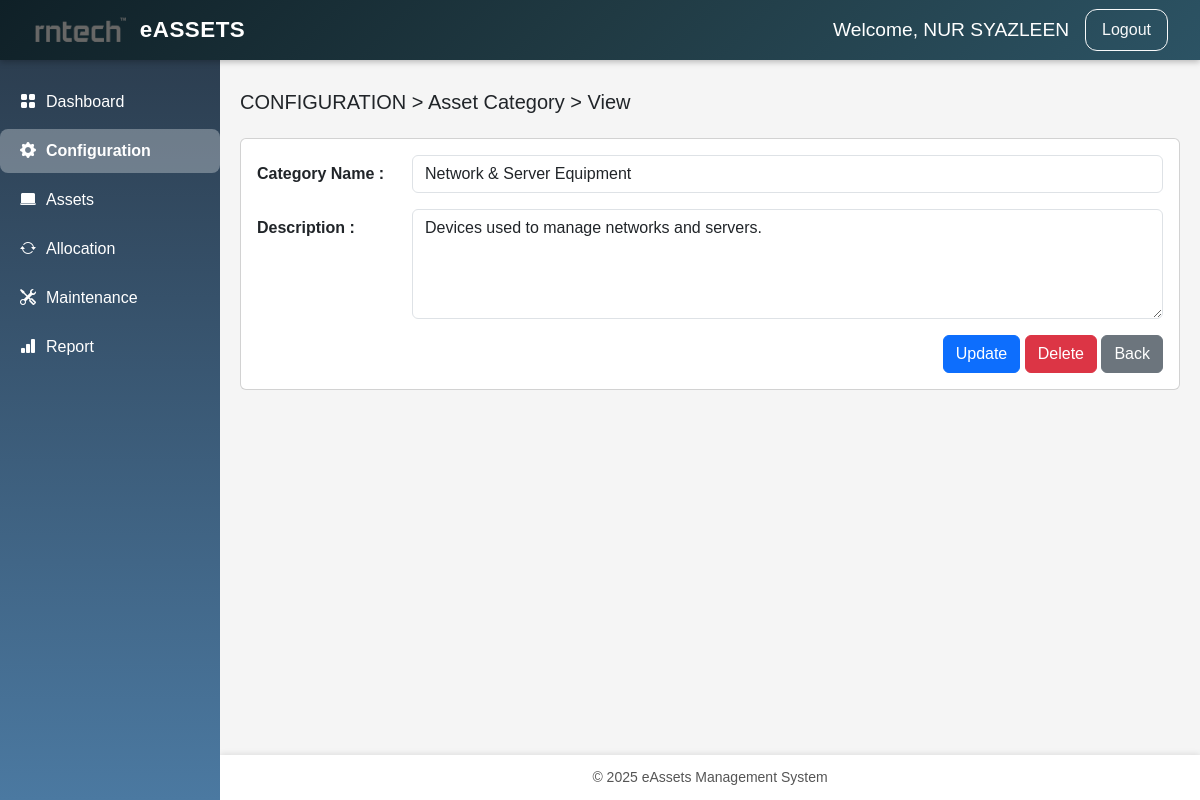
/view_category.php?id=11 (signed in), run on the app's committed database.
### tables this page shows
CREATE TABLE `asset_categories` (
  `id` int(11) NOT NULL,
  `category_name` varchar(100) NOT NULL,
  `description` text DEFAULT NULL,
  `created_at` timestamp NOT NULL DEFAULT current_timestamp()
);

### view_category.php (the view, shortened to what this page needs)
<?php
require_once 'config/database.php';
$id = (int) $_GET['id'];
$stmt = $pdo->prepare(
    "SELECT id, category_name, description
     FROM asset_categories
     WHERE id = :id"
);
$stmt->execute([':id' => $id]);
$category = $stmt->fetch(PDO::FETCH_ASSOC);
?>
<!DOCTYPE html>
<html lang="en">
<head>
<link href="https://cdn.jsdelivr.net/npm/bootstrap@5.3.0/dist/css/bootstrap.min.css" rel="stylesheet">
<link href="https://cdn.jsdelivr.net/npm/bootstrap-icons/font/bootstrap-icons.css" rel="stylesheet">
<link href="assets/images/style.css" rel="stylesheet">
</head>
<body>
<?php include 'includes/header.php'; ?>
<?php include 'includes/sidebar.php'; ?>
<div class="main-content">
    <div class="mb-4">
        <h5>CONFIGURATION &gt; Asset Category &gt; View</h5>
    </div>
    <div class="card">
        <div class="card-body">
            <div class="mb-3 row">
                <label class="col-sm-2 col-form-label fw-bold">
                    Category Name :
                </label>
                <div class="col-sm-10">
                    <input type="text"
                           class="form-control"
                           value="<?= htmlspecialchars($category['category_name']) ?>"
                           readonly>
                </div>
            </div>
            <div class="mb-3 row">
                <label class="col-sm-2 col-form-label fw-bold">
                    Description :
                </label>
                <div class="col-sm-10">
                    <textarea class="form-control"
                              rows="4"
                              readonly><?= htmlspecialchars($category['description']) ?></textarea>
                </div>
            </div>
            <div class="text-end">
                <a href="edit_category.php?id=<?= $category['id'] ?>" class="btn btn-primary">Update</a>
                <button class="btn btn-danger" data-id="<?= $category['id'] ?>" data-bs-toggle="modal" data-bs-target="#deleteModal">Delete</button>
                <a href="config_category.php" class="btn btn-secondary">Back</a>
            </div>
        </div>
    </div>
</div>
            <?php include 'includes/footer.php'; ?>
</body>
</html>

### assets/images/style.css (style rules this page uses)
.main-content { margin-left: 220px; padding: 90px 20px 20px; flex: 1 0 auto; }
body { display: flex; flex-direction: column; min-height: 100vh; margin: 0; font-family: 'Poppins', sans-serif; background-color: #f5f5f5; }

### data on the page
asset_categories: category_name "Network & Server Equipment", description "Devices used to manage networks and servers."

### other printed values
$_SESSION['fullname'] "NUR SYAZLEEN"
